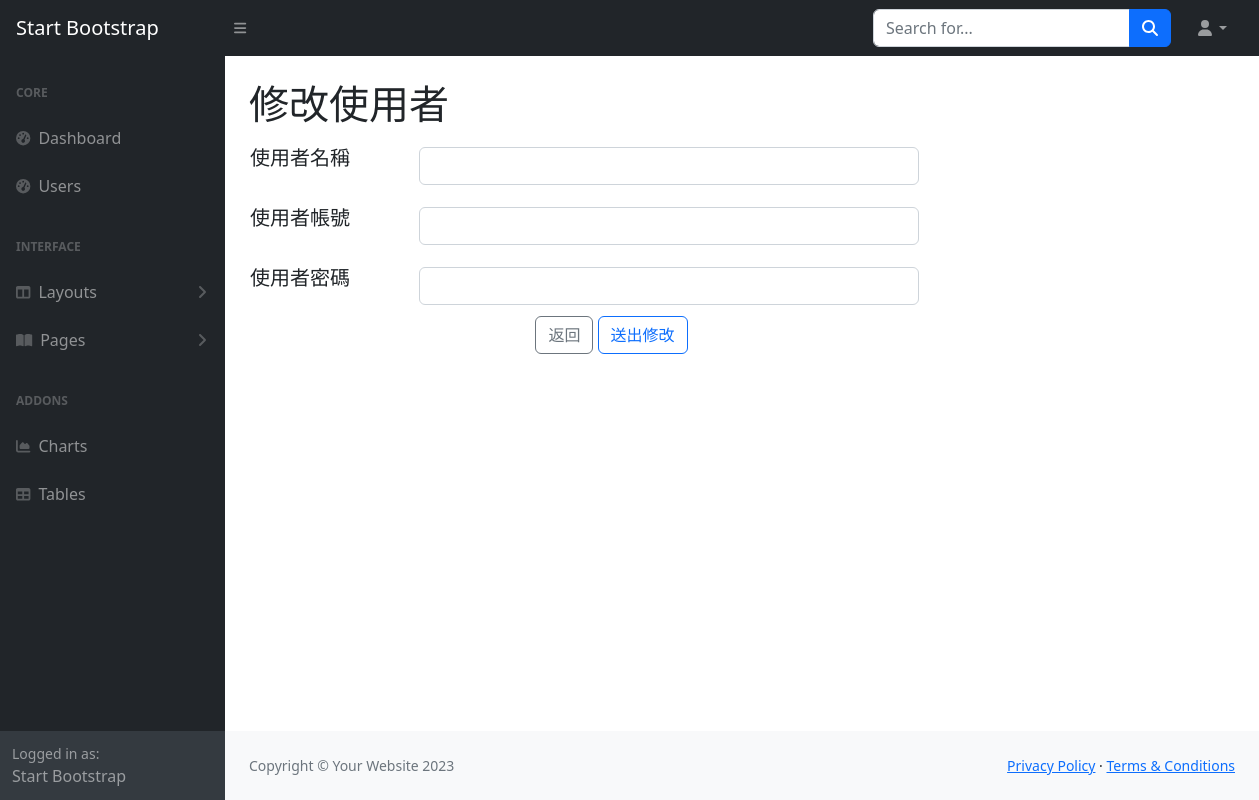
The page /edit/51 on the database as committed earlier.
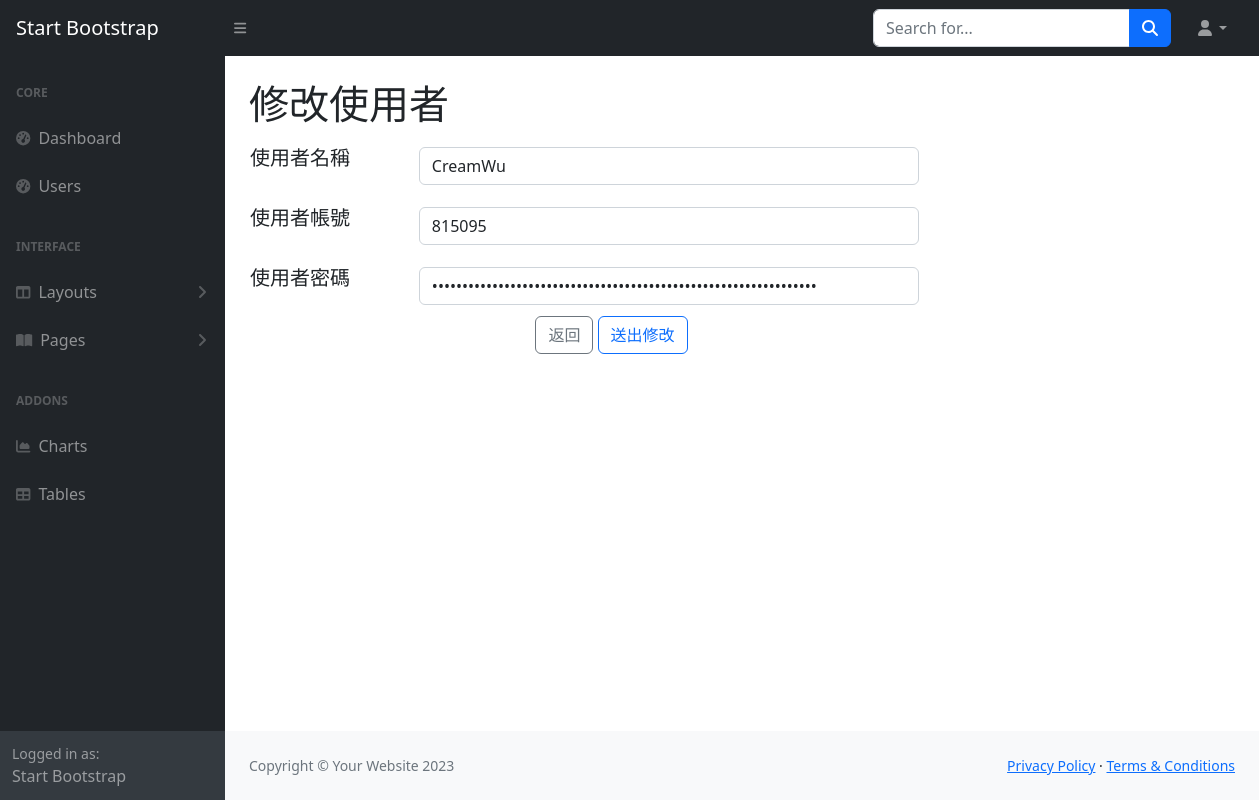
The same page on the database as committed later.
### tables this page shows
CREATE TABLE Users (id INTEGER PRIMARY KEY AUTOINCREMENT, name nvarchar (20), account nvarchar (40), password nvarchar (40));

### app.py (the view)
@app.route("/edit/<int:id>",methods=['GET','POST'])
def edit(id):
    if request.method == 'POST':
        name = request.form.get('username')
        account = request.form.get('account')
        password = request.form.get('password')
        password = sha256(password)
        with get_db() as cur:
            cur.row_factory = sql.Row
            cur = cur.cursor()
            cur.execute(f'UPDATE Users SET name="{ name }", account="{account}", password="{password}" WHERE id = "{id}";')
            data = cur.fetchone()
            cur.close()
        flash('修改成功')
        return redirect(url_for('users'))
    else:
        with get_db() as cur:
            cur.row_factory = sql.Row
            cur = cur.cursor()
            cur.execute(f'select * from Users where id = {id}')
            data = cur.fetchone()
            cur.close()
            return render_template("edit.html",data = data)

### app.py (called while the page is built)
def get_db():
    db = getattr(g, '_database', None)
    if db is None:
        db = g._database = sql.connect(DATABASE)
    return db

@app.teardown_appcontext
def close_connection(exception):
    db = getattr(g, '_database', None)
    if db is not None:
        db.close()

### templates/edit.html
{% extends "layout/back.html" %}
{% block main %}
    <h1 class="mt-4">修改使用者</h1>
    <form action="/edit/{{data.id}}" method="post" onsubmit="return CheckSubmit();">
    <table style="width: 1000px;">
        <tr style="height: 60px;">
            <td>
                <h5><label class="form-label" for="username">使用者名稱</label></h5>
            </td>
            <td>
                <input id="username" class="form-control" name="username" style="width: 500px" value="{{data.name}}"/>
            </td>
        </tr>
        <tr style="height: 60px;">
            <td>
                <h5><label class="form-label" for="account">使用者帳號</label></h5>
            </td>
            <td>
                <input id="account" class="form-control" name="account" style="width: 500px" value="{{data.account}}"/>
            </td>
        </tr>
        <tr style="height: 60px;">
            <td>
                <h5><label class="form-label" for="password">使用者密碼</label></h5>
            </td>
            <td>
                <input id="password" class="form-control" name="password" type="password" style="width: 500px" value="{{data.password}}"/>
            </td>
        </tr>
    </table>
    <div style="width: 725px;" align="center">
        <a type="button" class="btn btn-outline-secondary" href="/users">返回</a>
        <button type="submit" class="btn btn-outline-primary">送出修改</button>
    </div>
    </form>
{% endblock main %}

### templates/layout/back.html (shortened to what this page needs)
<!DOCTYPE html>
<html lang="en">
    <head>
        <link href="https://cdn.jsdelivr.net/npm/bootstrap@5.3.0-alpha1/dist/css/bootstrap.min.css" rel="stylesheet"
>
        <link href="/static/css/styles.css" rel="stylesheet" />
    </head>
    <body class="sb-nav-fixed">
        <nav class="sb-topnav navbar navbar-expand navbar-dark bg-dark">
            <a class="navbar-brand ps-3" href="index.html">Start Bootstrap</a>
            <button class="btn btn-link btn-sm order-1 order-lg-0 me-4 me-lg-0" id="sidebarToggle" href="#!"><i class="fas fa-bars"></i></button>
            <form class="d-none d-md-inline-block form-inline ms-auto me-0 me-md-3 my-2 my-md-0">
                <div class="input-group">
                    <input class="form-control" type="text" placeholder="Search for..." aria-label="Search for..." aria-describedby="btnNavbarSearch" />
                    <button class="btn btn-primary" id="btnNavbarSearch" type="button"><i class="fas fa-search"></i></button>
                </div>
            </form>
            <ul class="navbar-nav ms-auto ms-md-0 me-3 me-lg-4">
                <li class="nav-item dropdown">
                    <a class="nav-link dropdown-toggle" id="navbarDropdown" href="#" role="button" data-bs-toggle="dropdown" aria-expanded="false"><i class="fas fa-user fa-fw"></i></a>
                </li>
            </ul>
        </nav>
        <div id="layoutSidenav">
            <div id="layoutSidenav_nav">
                <nav class="sb-sidenav accordion sb-sidenav-dark" id="sidenavAccordion">
                    <div class="sb-sidenav-menu">
                        <div class="nav">
                            <div class="sb-sidenav-menu-heading">Core</div>
                            <a class="nav-link" href="/login">
                                <div class="sb-nav-link-icon"><i class="fas fa-tachometer-alt"></i></div>
                                Dashboard
                            </a>
                            <a class="nav-link" href="/users">
                                <div class="sb-nav-link-icon"><i class="fas fa-tachometer-alt"></i></div>
                                Users
                            </a>
                            <div class="sb-sidenav-menu-heading">Interface</div>
                            <a class="nav-link collapsed" href="#" data-bs-toggle="collapse" data-bs-target="#collapseLayouts" aria-expanded="false" aria-controls="collapseLayouts">
                                <div class="sb-nav-link-icon"><i class="fas fa-columns"></i></div>
                                Layouts
                                <div class="sb-sidenav-collapse-arrow"><i class="fas fa-angle-down"></i></div>
                            </a>
                            <a class="nav-link collapsed" href="#" data-bs-toggle="collapse" data-bs-target="#collapsePages" aria-expanded="false" aria-controls="collapsePages">
                                <div class="sb-nav-link-icon"><i class="fas fa-book-open"></i></div>
                                Pages
                                <div class="sb-sidenav-collapse-arrow"><i class="fas fa-angle-down"></i></div>
                            </a>
                            <div class="sb-sidenav-menu-heading">Addons</div>
                            <a class="nav-link" href="charts.html">
                                <div class="sb-nav-link-icon"><i class="fas fa-chart-area"></i></div>
                                Charts
                            </a>
                            <a class="nav-link" href="tables.html">
                                <div class="sb-nav-link-icon"><i class="fas fa-table"></i></div>
                                Tables
                            </a>
                        </div>
                    </div>
                    <div class="sb-sidenav-footer">
                        <div class="small">Logged in as:</div>
                        Start Bootstrap
                    </div>
                </nav>
            </div>
            <div id="layoutSidenav_content">
                <main>
                    <div class="container-fluid px-4">
                        {% block main %}
                        {% endblock main %}
                </main>
                <footer class="py-4 bg-light mt-auto">
                    <div class="container-fluid px-4">
                        <div class="d-flex align-items-center justify-content-between small">
                            <div class="text-muted">Copyright &copy; Your Website 2023</div>
                            <div>
                                <a href="#">Privacy Policy</a>
                                &middot;
                                <a href="#">Terms &amp; Conditions</a>
                            </div>
                        </div>
                    </div>
                </footer>
            </div>
        </div>
    </body>
</html>

Rows that differ between the two databases and show on the page:
added Users: username "CreamWu", account "815095"
